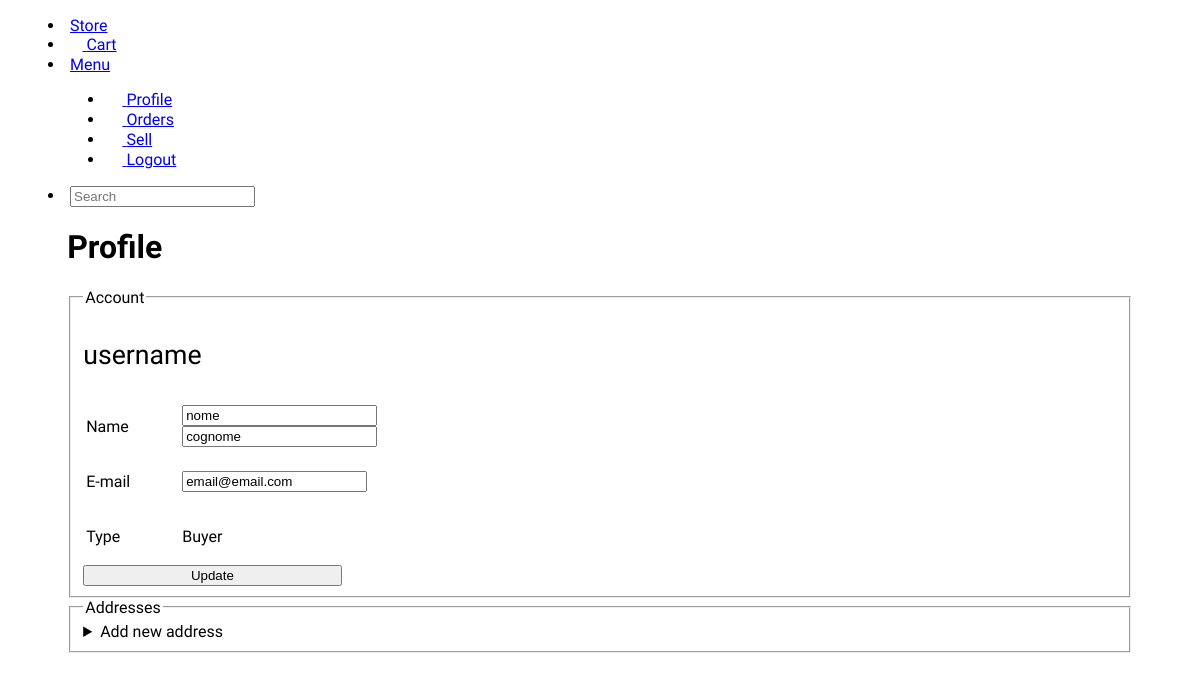
The page /profile (signed in) on the database as committed earlier.
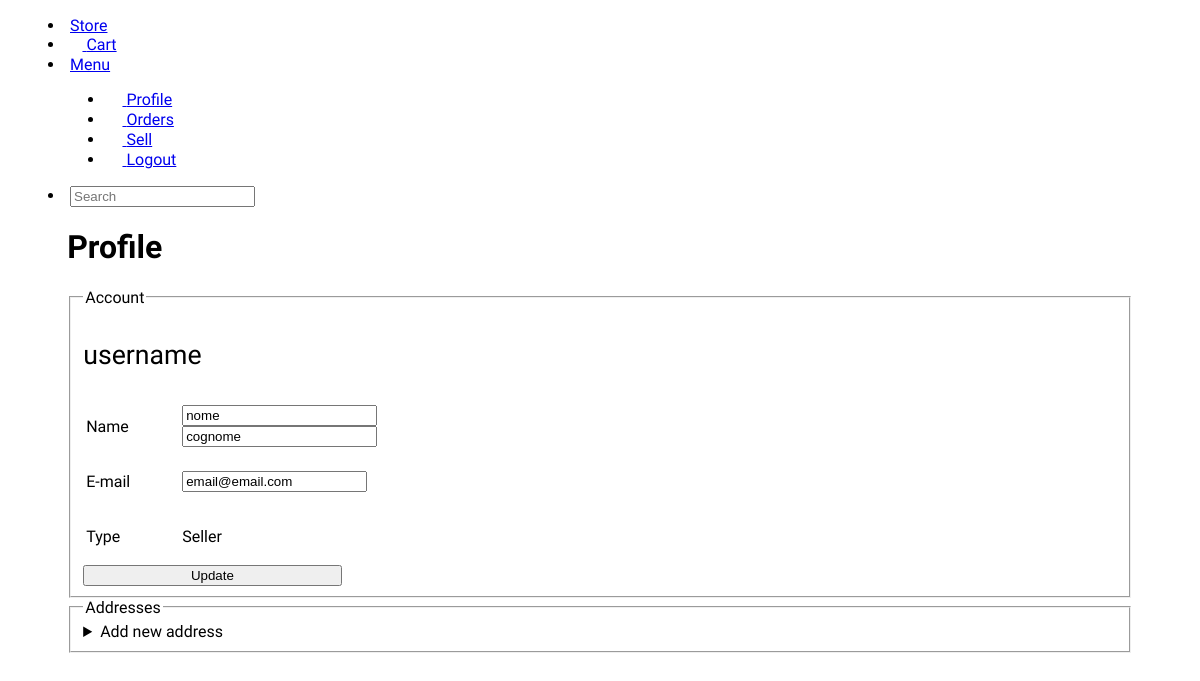
The same page on the database as committed later.
### tables.py (models this page shows, shortened)
class Base(DeclarativeBase):
    pass

class User(Base, UserMixin):
    __tablename__ = 'users'
    id: Mapped[int] = mapped_column(primary_key=True, autoincrement=True)
    email: Mapped[str] = mapped_column(unique=True)
    username: Mapped[str] = mapped_column(unique=True)
    password: Mapped[str] = mapped_column()
    name: Mapped[str] = mapped_column()
    last_name: Mapped[str] = mapped_column(nullable=True)
    user_type: Mapped[bool] = mapped_column() # True se venditore
    addresses: Mapped[List['Address']] = relationship(back_populates='user')
    cart_products: Mapped[List['CartProducts']] = relationship(back_populates='user')
    def is_seller(self):
        return  self.user_type

### app.py (the view, shortened to what this page needs)
@app.route('/profile', methods=['GET', 'POST'])
@login_required # Indica che è richiesto un login per accedere a questa pagina, un login avvenuto con successo e quindi con un utente loggato
def profile():
    if request.method == 'GET':
        user = db_session.scalar(select(User).filter(User.id == current_user.get_id()))
        addrs = db_session.scalar(select(Address).where(Address.user_id == int(current_user.get_id())))
        return render_template('profile.html', user=user, addrs=addrs)

### app.py (called while the page is built)
@login_manager.user_loader
def load_user(user_id):
    return db_session.scalar(select(User).where(User.id == int(user_id))) # Dovrebbe ritornare 'None' se l'ID non è valido

### templates/profile.html (shortened to what this page needs)
{% extends 'base.html' %}
{% block content %}
<div class="container-big">
    <h1>Profile</h1>
    <div class="flex">
        <div class="col-5">
            <fieldset>
                <legend>Account</legend>
                <div>
                    <p id="username">{{user.username}}</p>
                    <form method="post" class="bg-default p-.25">
                        <table>
                            <tr>
                                <td><p class="bold muted">Name</p></td>
                                <td style="width:80%">
                                    <div class="flex">
                                        <input type="text" name="info-fname" class="mr-.25" value="{{user.name}}" style="width:50%" />
                                        <input type="text" name="info-lname" class="ml-.25" value="{{user.last_name}}" style="width:50%" />
                                    </div>
                                </td>
                            </tr>
                            <tr>
                                <td><p class="bold muted">E-mail</p></td>
                                <td><input type="text" name="info-email" value="{{user.email}}" /></td>
                            </tr>
                            <tr>
                                <td><p class="bold muted">Type</p></td>
                                <td>
                                    <p class="">
                                    {{ 'Seller' if user.is_seller() else 'Buyer' }}
                                    </p>
                                </td>
                            </tr>
                        </table>
                        <button style="width:25%" type="submit" name="info-update">Update</button>
                    </form>
                </div>
            </fieldset>
        </div>
    </div>
    <div class="flex">
        <div class="col-7">
            <fieldset>
                <legend>Addresses</legend>
                <details class="bg-muted">
                    <summary class="default">Add new address</summary>
                </details>
            </fieldset>
        </div>
    </div>
</div>
{% endblock %}

### templates/base.html (shortened to what this page needs)
<!DOCTYPE html>
<html>
    <head>
        {% block head %}
        <link rel="stylesheet" href="https://matcha.mizu.sh/matcha.css">
        <link rel="stylesheet" href="../static/css/styles2.css">
        <link href="../static/icons/font/bootstrap-icons.css" rel="stylesheet">
        {% endblock %}
    </head>
    <body>
        {% include 'nav.html' %}
        {% block content %}
        {% endblock %}
    </body>
</html>

### templates/nav.html
<menu>
    <li><a href="/home">Store</a></li>
    <li><a href="/cart"><i class="bi bi-cart3"></i> Cart</a></li>
    <li>
        <a href="#">Menu</a>
        <menu>
            <li class="{% if request.path == '/profile' %} selected {% endif %}"><a href="/profile"><i class="bi bi-person-fill"></i> Profile</a></li>
            <li class="{% if request.path == '/orders' %} selected {% endif %}"><a href="/orders"><i class="bi bi-box-seam"></i> Orders</a></li>
            <li class="{% if request.path ==  '/sell' %} selected {% endif %}"><a href="/sell"><i class="bi bi-cash-coin"></i> Sell</a></li>
            {% if current_user.is_authenticated %}
                <li class="attention"><a href="/logout"><i class="bi bi-box-arrow-left"></i> Logout</a></li>
            {% endif %}
        </menu>
    </li>
    <li class="m-0" ><input type="search" placeholder="Search"></li>
</menu>

### static/css/styles2.css (style rules this page uses)
body { font-family: "Onest"; }
.container-big { width: 90%; margin: 0 auto; }
.col-7 { flex: 70%; }
.col-5 { flex: 70%; }
#username { font-size: 20pt; }

Rows that differ between the two databases and show on the page:
changed User "username": user_type "Buyer" → "Seller"
